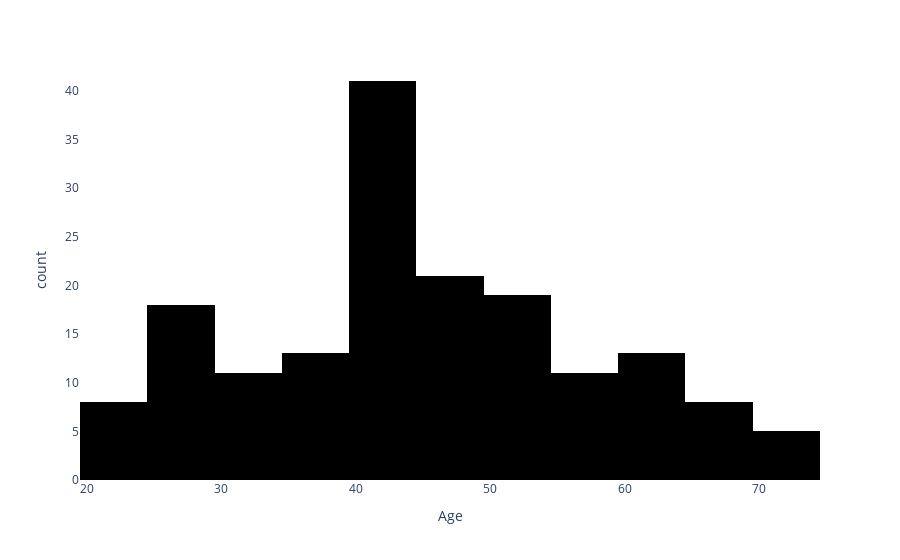

This figure's notebook cell:
### Code cell
for i in ['Age', 'Height', 'Weight', 'Neck', 'Chest', 'Abdomen', 'Hip', 'Thigh', 'Knee', 'Ankle', 'Biceps', 'Forearm', 'Wrist']:
    fig = px.histogram(df, x = i)
    fig.update_traces(marker_color='black', marker_line_color='black')
    fig.update_layout(plot_bgcolor='white')
    # Show plot
    fig.show()

### Figure 1 — Plotly figure (JSON) as saved in the notebook; plotly's stock layout.template omitted (floating-point values rounded to 4 significant figures; data arrays with more than 128 entries replaced by an {"elided": "..."} marker saying what was removed)
{"data": [{"alignmentgroup": "True", "bingroup": "x", "hovertemplate": "Age=%{x}<br>count=%{y}<extra></extra>", "legendgroup": "", "marker": {"color": "black", "line": {"color": "black"}, "pattern": {"shape": ""}}, "name": "", "offsetgroup": "", "orientation": "v", "showlegend": false, "type": "histogram", "x": {"elided": "168 int values"}, "xaxis": "x", "yaxis": "y"}], "layout": {"barmode": "relative", "legend": {"tracegroupgap": 0}, "margin": {"t": 60}, "plot_bgcolor": "white", "xaxis": {"anchor": "y", "domain": [0, 1], "title": {"text": "Age"}}, "yaxis": {"anchor": "x", "domain": [0, 1], "title": {"text": "count"}}}}
